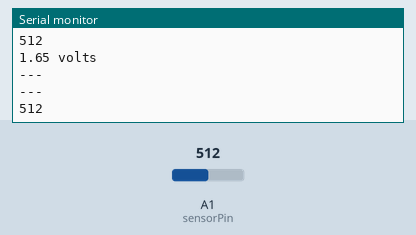
Simulated run of this sketch. Board: Arduino Uno, built with avr-gcc and run on an emulated ATmega328P. Parts: the last lines printed to the serial monitor. The inputs (shaded band) are chosen by the test bench; at power-on: A1 (sensorPin) = 512.

Above: at 1.8 s.
1.9 s: A1 (sensorPin) set to 716
At 2.8 s:
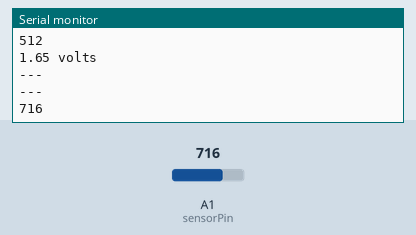
3.4 s: A1 (sensorPin) set to 900
At 4.4 s:
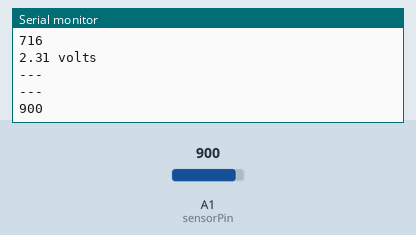
Timing chart, 0 to 6.4 s (numbered marks = the images above; inputs shaded):
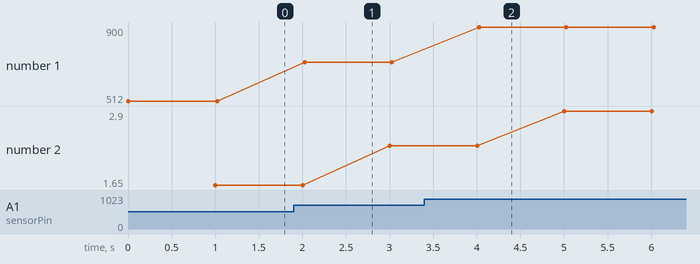

The sketch:

photodiode.ino
```cpp
int sensorPin = A1;
int sensorValue = 0;
float voltageValue= 0;


void setup(void) {
   Serial.begin(9600);
   pinMode(sensorPin, INPUT);
}

float conversion(int aVal) {
  voltageValue= aVal* (3.3/1024) ;
  return voltageValue;
}

void loop(void) {
   sensorValue = analogRead(sensorPin);
   Serial.println("---");
   Serial.println(sensorValue);
   delay(1000);
   Serial.print(conversion(sensorValue));
   Serial.println(" volts");
   Serial.println("---");

}
```

Measured:
- after the input at 1.9 s, the serial monitor: prints a new line after 0.12 s (image 1)
- after the input at 3.4 s, the serial monitor: prints a new line after 0.63 s (image 2)
- plotted number 1: 512 → 716 after the input at 1.9 s, 716 → 900 after the input at 3.4 s
- plotted number 2: 1.65 → 2.31 after the input at 1.9 s, 2.31 → 2.9 after the input at 3.4 s
